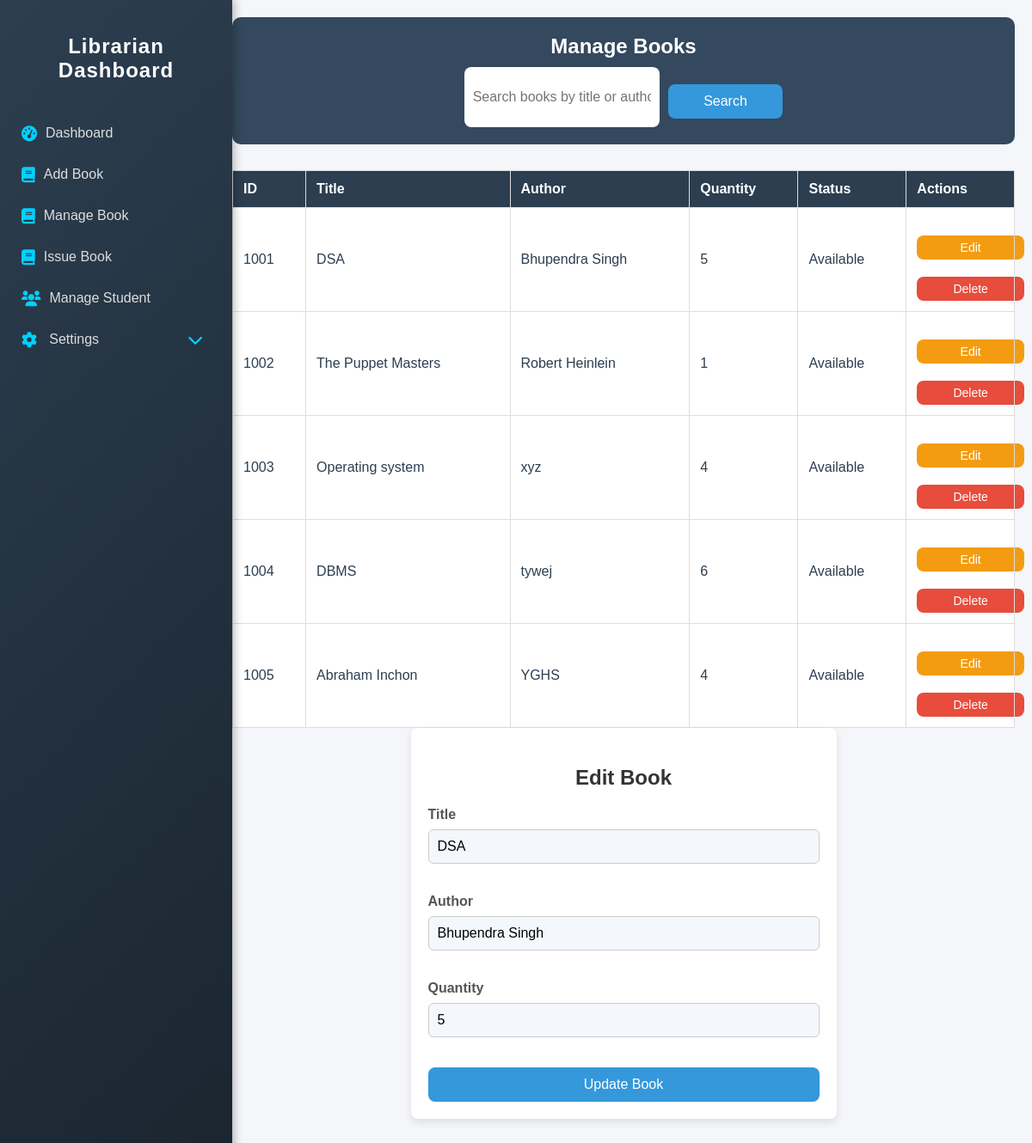
Screenshot of /librarian/manage_books.php?edit_id=1001 (signed in) with the database file from the repository.
### tables this page shows
CREATE TABLE `books` (
  `B_id` int(11) NOT NULL,
  `Title` varchar(255) NOT NULL,
  `Author` varchar(255) NOT NULL,
  `ISBN` varchar(20) DEFAULT NULL,
  `Category` varchar(255) DEFAULT NULL,
  `Status` enum('Available','Reserved','Issued','Unavailable') DEFAULT 'Available',
  `Quantity` int(11) NOT NULL
);

### librarian/manage_books.php (the view, shortened to what this page needs)
<?php
require '../includes/config.php';
$search_query = "";
$books_query = "SELECT * FROM books WHERE Title LIKE '%$search_query%' OR Author LIKE '%$search_query%'";
$books_result = mysqli_query($conn, $books_query);
?>
<!DOCTYPE html>
<html lang="en">
<head>
    <link rel="stylesheet" href="../assets/css/style.css">
    <link rel="stylesheet" href="https://cdnjs.cloudflare.com/ajax/libs/font-awesome/6.0.0/css/all.min.css">
    <link rel="stylesheet" href="style.css">
    <link rel="stylesheet" href="../assets/css/style.css">
</head>
<body>
<aside class="sidebar">
        <h1>Librarian Dashboard</h1>
        <nav>
            <ul>
                <li><a href="dashboard.php"><i class="fas fa-tachometer-alt"></i> Dashboard</a></li>
                <li><a href="add_books.php"><i class="fas fa-book"></i> Add Book</a></li>
                <li><a href="manage_books.php"><i class="fas fa-book"></i> Manage Book</a></li>
                <li><a href="issuebook.php"><i class="fas fa-book"></i> Issue Book</a></li>
                <li><a href="manage_student.php"><i class="fa-solid fa-users"></i> Manage Student</a></li>
                <li class="dropdown">
                    <a href="#" onclick="toggleDropdown()" class="dropdown-toggle"><i class="fas fa-cog"></i> Settings <i class="fa fa-chevron-down" style=" margin-left: 100px;"></i></a>
                </li>
            </ul>
        </nav>
    </aside>
<main class="main-content">
    <header class="dashboard-header">
        <h2>Manage Books</h2>
        <form method="GET" action="manage_books.php" class="search-form">
            <input type="text" name="search" placeholder="Search books by title or author" value="<?= htmlspecialchars($search_query); ?>" class="search-input">
            <button type="submit" class="btn btn-primary">Search</button>
        </form>
    </header>
    <table class="table">
        <thead>
            <tr>
                <th>ID</th>
                <th>Title</th>
                <th>Author</th>
                <th>Quantity</th>
                <th>Status</th>
                <th>Actions</th>
            </tr>
        </thead>
        <tbody>
            <?php if (mysqli_num_rows($books_result) > 0): ?>
                <?php while ($row = mysqli_fetch_assoc($books_result)): ?>
                    <tr>
                        <td><?= $row['B_id']; ?></td>
                        <td><?= htmlspecialchars($row['Title']); ?></td>
                        <td><?= htmlspecialchars($row['Author']); ?></td>
                        <td><?= htmlspecialchars($row['Quantity']); ?></td>
                        <td><?= htmlspecialchars($row['Status']); ?></td>
                        <td>
                            <a href="?edit_id=<?= $row['B_id']; ?>" class="btn btn-secondary">Edit</a>
                            <a href="javascript:void(0);" class="btn btn-danger" onclick="confirmDelete('?delete_id=<?= $row['B_id']; ?>')">Delete</a>
                        </td>
                    </tr>
                <?php endwhile; ?>
            <?php else: ?>
                <tr>
                    <td colspan="6">No books found.</td>
                </tr>
            <?php endif; ?>
        </tbody>
    </table>
    <?php if (isset($_GET['edit_id'])):
        $edit_id = intval($_GET['edit_id']);
        $edit_query = "SELECT * FROM books WHERE B_id = $edit_id";
        $edit_result = mysqli_query($conn, $edit_query);
        $edit_data = mysqli_fetch_assoc($edit_result);
        if ($edit_data):
    ?>
        <form method="POST" class="form">
            <h3>Edit Book</h3>
            <div class="form-group">
                <label for="title">Title</label>
                <input type="text" class="form-control" name="title" value="<?= htmlspecialchars($edit_data['Title']); ?>" required>
            </div>
            <div class="form-group">
                <label for="author">Author</label>
                <input type="text" class="form-control" name="author" value="<?= htmlspecialchars($edit_data['Author']); ?>" required>
            </div>
            <div class="form-group">
                <label for="quantity">Quantity</label>
                <input type="number" class="form-control" name="quantity" value="<?= htmlspecialchars($edit_data['Quantity']); ?>" required>
            </div>
            <button type="submit" class="btn btn-primary">Update Book</button>
        </form>
    <?php endif; endif; ?>
</main>
</body>
</html>

### assets/css/style.css (style rules this page uses)
body, html { height: 100%; margin: 0; }
.sidebar { width: 250px; background-color: #343a40; color: #fff; display: flex; flex-direction: column; padding: 20px 10px; overflow-y: auto; }
.main-content { flex: 1; background-color: #f8f9fa; padding: 20px; overflow-y: auto; }
.sidebar h1 { font-size: 22px; margin-bottom: 30px; text-align: center; }
.sidebar nav ul { list-style: none; padding: 0; }
.sidebar nav ul li { margin: 20px 0; }
.sidebar nav ul li a { color: #ddd; text-decoration: none; display: block; padding: 10px 15px; border-radius: 5px; transition: background-color 0.3s ease, color 0.3s ease; }
.main-content .form { max-width: 600px; margin: auto; }
.main-content .form-group { margin-bottom: 20px; }
.main-content .btn { display: block; width: 100%; margin-top: 20px; }
.dropdown-toggle { cursor: pointer; display: inline-flex; align-items: center; }

### admin/style.css (style rules this page uses)
body { font-family: Arial, sans-serif; margin: 0; padding: 0; display: flex; flex-direction: column; min-height: 100vh; background-color: #f4f7fc; }
.main-content { margin-left: 270px; padding: 20px; flex: 1; }
.dashboard-header { background-color: #34495e; padding: 20px; color: white; text-align: center; margin-bottom: 30px; border-radius: 10px; }
.form { background-color: white; padding: 20px; border-radius: 10px; box-shadow: 0 4px 6px rgba(0, 0, 0, 0.1); max-width: 600px; margin: 0 auto; }
.form-group { margin-bottom: 15px; }
.form-group label { font-size: 16px; color: #34495e; display: block; margin-bottom: 8px; }
.form-control { width: 100%; padding: 12px; font-size: 16px; border-radius: 8px; border: 1px solid #ccc; box-sizing: border-box; margin-bottom: 15px; background-color: #f4f7fc; transition: border-color 0.3s ease; }
.btn { background-color: #3498db; color: white; padding: 12px 20px; border: none; border-radius: 8px; font-size: 16px; width: 100%; cursor: pointer; transition: background-color 0.3s ease; }
.dashboard-header h2 { font-size: 24px; font-weight: bold; margin: 0; }
.search-form { display: flex; justify-content: center; margin-top: 20px; }
.search-input { padding: 10px; font-size: 16px; border-radius: 8px; border: 1px solid #ccc; margin-right: 10px; width: 250px; }
.btn-primary { width: 80px; height: 40px; background-color: #3498db; color: white; padding: 10px 20px; border: none; border-radius: 8px; font-size: 16px; cursor: pointer; transition: background-color 0.3s ease; }
.table { width: 100%; border-collapse: collapse; margin-top: 20px; }
.table th, .table td { padding: 15px; text-align: left; border: 1px solid #ddd; }
.table th { background-color: #34495e; color: white; }
.table td { background-color: #fff; color: #2c3e50; }
.table .btn { padding: 6px 12px; text-decoration: none; border-radius: 8px; font-size: 14px; }
.table .btn-secondary { background-color: #f39c12; color: white; }
.table .btn-danger { background-color: #e74c3c; color: white; }
.form { background-color: white; padding: 20px; border-radius: 10px; box-shadow: 0 4px 6px rgba(0, 0, 0, 0.1); width: 50%; margin: 20px auto; }
.search-input { padding: 10px; font-size: 20px; border-radius: 8px; border: 1px solid #ccc; margin-right: 10px; width: 250px; }
.btn { background-color: #3498db; color: white; padding: 10px 20px; border: none; border-radius: 8px; font-size: 16px; cursor: pointer; transition: background-color 0.3s ease; }

### rows the page displays
books: B_id "1001", Title "DSA", Author "Bhupendra Singh", Quantity "5", Status "Available", title "DSA", author "Bhupendra Singh", quantity "5"
books: B_id "1002", Title "The Puppet Masters", Author "Robert Heinlein", Quantity "1", Status "Available"
books: B_id "1003", Title "Operating system", Author "xyz", Quantity "4", Status "Available"
books: B_id "1004", Title "DBMS", Author "tywej", Quantity "6", Status "Available"
books: B_id "1005", Title "Abraham Inchon", Author "YGHS", Quantity "4", Status "Available"
